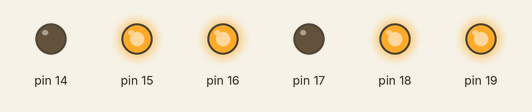
Simulated run of this sketch. Board: Arduino Uno, built with avr-gcc and run on an emulated ATmega328P. Parts: output pins drawn as LEDs (lit = HIGH).

Above: at 0.2 s.
At 1.2 s:
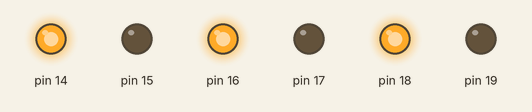
At 1.7 s:
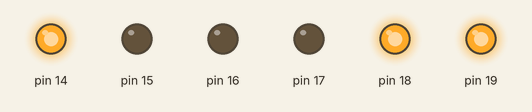
At 2.7 s:
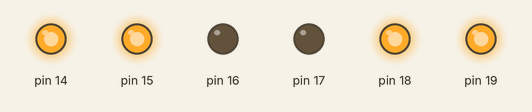
At 4.2 s:
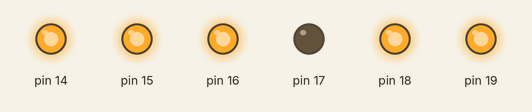
At 5.7 s:
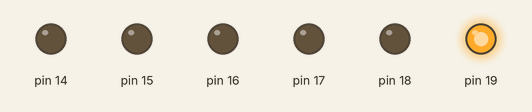
Timing chart, 0 to 6.5 s (numbered marks = the images above):
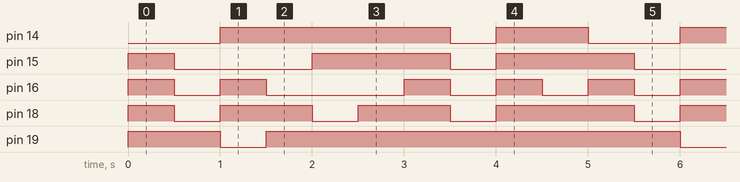

The sketch:

Ex_19.ino
```cpp
#include <avr/io.h>
#include <avr/delay.h>
#include <avr/interrupt.h>
int numbers[10] = {0xF6,0x60,0xD5,0xF1, 0x63,0xB3,0xB7,0xE0,0xF7,0xF3};


int main(void) {
  DDRC = 0xFF;

  while (true) {
    for(int i = 0;i<10;i++) {
      PORTC = numbers[i];
      _delay_ms(500);
    }
  }
}
```

Measured:
- by itself, pin 14: repeats every 5.0 s: LOW 0.50 s, HIGH 1.0 s, LOW 1.0 s, HIGH 2.5 s
- by itself, pin 15: repeats every 5.0 s: LOW 1.5 s, HIGH 1.5 s, LOW 0.50 s, HIGH 1.5 s
- by itself, pin 16: repeats every 5.0 s: LOW 0.50 s, HIGH 0.50 s, LOW 1.5 s, 2 × (HIGH 0.50 s, LOW 0.50 s), HIGH 0.50 s
- by itself, pin 18: repeats every 5.0 s: 2 × (LOW 0.50 s, HIGH 1.0 s), LOW 0.50 s, HIGH 1.5 s
- by itself, pin 19: repeats every 5.0 s: LOW 0.50 s, HIGH 4.5 s
